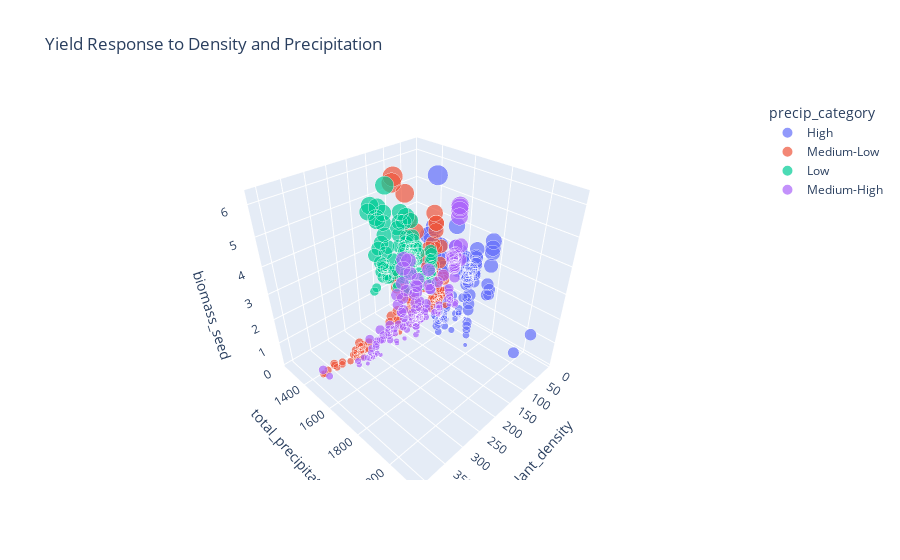

The notebook cell this image was saved under:
### Markdown cell above
Sweet‐spot in the bottom‐middle of the grid: The highest mean yield (≈ 5.5 kg/ha) occurs where density quantile 9 (≈ 192–258 plants/unit) intersects GDD quantile 5 (≈ 1631–2242 °C·days). A second strong peak (~4.96 kg/ha) sits at density 9 × GDD 4.

Low GDD cripples yield regardless of density: For the first two GDD bins (< 1434 °C·days), yields never exceed ~2.8 kg/ha—even at very high densities—showing that without enough heat accumulation, plants can’t capitalize on crowding.

Diminishing returns at extreme densities under low GDD: In the highest density bin (10), yields drop back into the 2–4 kg/ha range at low-to-mid GDD, underscoring that over‐crowding without adequate growing degree accumulation backfires.

Each cell’s color (and the overlaid number) shows the average biomass_seed yield for all trials whose density and GDD both fall into that cell’s quantile ranges.

**Implication to ml:
Incorporate plant_density × GDD (or a 2D spline) so the model learns that both a minimum heat threshold (~1400 °C·days) and high density (~200 plants/unit) are jointly required for top yields.**

### Code cell
# Create precipitation categories
df['precip_category'] = pd.qcut(df['total_precipitation'], q=4, 
                               labels=['Low', 'Medium-Low', 'Medium-High', 'High'])

# Create an interactive 3D scatter plot
fig = px.scatter_3d(df,
                    x='plant_density',
                    y='total_precipitation',
                    z='biomass_seed',
                    color='precip_category',
                    size='biomass_seed',
                    opacity=0.7,
                    title='Yield Response to Density and Precipitation')

fig.show()

### Figure 1 — Plotly figure (JSON) as saved in the notebook; plotly's stock layout.template omitted (floating-point values rounded to 4 significant figures; data arrays with more than 128 entries replaced by an {"elided": "..."} marker saying what was removed)
{"data": [{"hovertemplate": "precip_category=High<br>plant_density=%{x}<br>total_precipitation=%{y}<br>biomass_seed=%{marker.size}<extra></extra>", "legendgroup": "High", "marker": {"color": "#636efa", "opacity": 0.7, "size": [1.3, 3.4, 2.821, 2.949, 2.275, 4.019, 2.926, 3.525, 3.001, 3.101, 2.866, 3.486, 2.742, 4.355, 1.307, 6.221, 2.738, 4.357, 4.172, 2.753, 3.353, 4.126, 2.289, 4.553, 3.023, 3.579, 2.592, 4.004, 2.106, 1.161, 2.694, 1.214, 2.157, 1.212, 1.506, 1.32, 2.406, 1.264, 2.612, 1.276, 2.53, 1.257, 2.279, 1.606, 2.291, 2.625, 2.441, 1.627, 2.679, 3.14, 2.646, 1.096, 2.305, 2.118, 2.715, 1.887, 2.074, 3.084, 2.368, 1.982, 1.411, 3.788, 2.43, 1.536, 2.05, 2.895, 3.319, 0.7848, 2.285, 1.118, 1.969, 1.453, 3.041, 1.132, 2.977, 0.7206, 2.289, 1.692, 2.818, 1.249, 2.391, 1.59, 2.711, 1.743, 2.732, 1.051, 1.34, 0.8867, 1.802, 0.1025, 1.433, 0.5125, 1.72, 0.695, 1.732, 0.65, 2.07, 0.1825, 1.708, 0.755, 1.475, 0.726, 0.2828, 3.637, 2.113, 2.145, 1.33, 2.426, 1.17, 3.807, 0.988, 3.135, 2.475, 1.924, 1.854, 1.983, 0.746, 4.069, 0.6078, 2.575, 1.94, 2.122], "sizemode": "area", "sizeref": 0.01555, "symbol": "circle"}, "mode": "markers", "name": "High", "scene": "scene", "showlegend": true, "type": "scatter3d", "x": [33.0, 54.0, 34.56, 109.2, 33.78, 117.7, 32.83, 112.7, 31.25, 105.9, 35.2, 117.1, 38.8, 132.7, 44.09, 108.9, 41.45, 126.5, 42.33, 106.3, 41.45, 123.5, 30.86, 115.5, 32.19, 115.1, 44.09, 112.9, 34.75, 117.3, 28.69, 137.3, 38.75, 118.8, 39.67, 120.4, 38.75, 120.9, 27.21, 128.1, 35.44, 133.2, 43.21, 139.9, 31.78, 144.5, 44.47, 134.8, 37.27, 138.4, 30.18, 134.8, 26.52, 155.9, 44.24, 139.4, 43.55, 162.0, 41.04, 126.0, 35.67, 169.2, 45.95, 142.5, 35.86, 155.3, 12.32, 112.1, 14.06, 114.2, 14.06, 121.9, 14.29, 117.8, 12.8, 133.7, 13.03, 137.3, 14.29, 133.7, 14.63, 144.5, 11.89, 140.9, 13.19, 140.4, 93.0, 45.0, 93.0, 18.0, 93.0, 57.0, 93.0, 45.0, 93.0, 45.0, 93.0, 18.0, 93.0, 57.0, 93.0, 45.0, 99.0, 30.0, 99.0, 27.0, 99.0, 36.0, 99.0, 30.0, 99.0, 30.0, 99.0, 27.0, 99.0, 36.0, 99.0, 30.0, 101.0, 56.5, 146.8, 91.25], "y": [1643.0, 1643.0, 1637.0, 1637.0, 1637.0, 1637.0, 1637.0, 1637.0, 1637.0, 1637.0, 1637.0, 1637.0, 1592.0, 1592.0, 1592.0, 1592.0, 1592.0, 1592.0, 1592.0, 1592.0, 1592.0, 1592.0, 1592.0, 1592.0, 1592.0, 1592.0, 1592.0, 1592.0, 1675.0, 1675.0, 1675.0, 1675.0, 1675.0, 1675.0, 1675.0, 1675.0, 1675.0, 1675.0, 1675.0, 1675.0, 1675.0, 1675.0, 1675.0, 1675.0, 1675.0, 1675.0, 1675.0, 1675.0, 1675.0, 1675.0, 1675.0, 1675.0, 1675.0, 1675.0, 1675.0, 1675.0, 1675.0, 1675.0, 1675.0, 1675.0, 1675.0, 1675.0, 1675.0, 1675.0, 1675.0, 1675.0, 1675.0, 1675.0, 1675.0, 1675.0, 1675.0, 1675.0, 1675.0, 1675.0, 1675.0, 1675.0, 1675.0, 1675.0, 1675.0, 1675.0, 1675.0, 1675.0, 1675.0, 1675.0, 1675.0, 1675.0, 1642.0, 1642.0, 1642.0, 1642.0, 1642.0, 1642.0, 1642.0, 1642.0, 1642.0, 1642.0, 1642.0, 1642.0, 1642.0, 1642.0, 1642.0, 1642.0, 1792.0, 1792.0, 1792.0, 1792.0, 1792.0, 1792.0, 1792.0, 1792.0, 1792.0, 1792.0, 1792.0, 1792.0, 1792.0, 1792.0, 1792.0, 1792.0, 1700.0, 1700.0, 2124.0, 2124.0], "z": [1.3, 3.4, 2.821, 2.949, 2.275, 4.019, 2.926, 3.525, 3.001, 3.101, 2.866, 3.486, 2.742, 4.355, 1.307, 6.221, 2.738, 4.357, 4.172, 2.753, 3.353, 4.126, 2.289, 4.553, 3.023, 3.579, 2.592, 4.004, 2.106, 1.161, 2.694, 1.214, 2.157, 1.212, 1.506, 1.32, 2.406, 1.264, 2.612, 1.276, 2.53, 1.257, 2.279, 1.606, 2.291, 2.625, 2.441, 1.627, 2.679, 3.14, 2.646, 1.096, 2.305, 2.118, 2.715, 1.887, 2.074, 3.084, 2.368, 1.982, 1.411, 3.788, 2.43, 1.536, 2.05, 2.895, 3.319, 0.7848, 2.285, 1.118, 1.969, 1.453, 3.041, 1.132, 2.977, 0.7206, 2.289, 1.692, 2.818, 1.249, 2.391, 1.59, 2.711, 1.743, 2.732, 1.051, 1.34, 0.8867, 1.802, 0.1025, 1.433, 0.5125, 1.72, 0.695, 1.732, 0.65, 2.07, 0.1825, 1.708, 0.755, 1.475, 0.726, 0.2828, 3.637, 2.113, 2.145, 1.33, 2.426, 1.17, 3.807, 0.988, 3.135, 2.475, 1.924, 1.854, 1.983, 0.746, 4.069, 0.6078, 2.575, 1.94, 2.122]}, {"hovertemplate": "precip_category=Medium-Low<br>plant_density=%{x}<br>total_precipitation=%{y}<br>biomass_seed=%{marker.size}<extra></extra>", "legendgroup": "Medium-Low", "marker": {"color": "#EF553B", "opacity": 0.7, "size": {"elided": "130 float values"}, "sizemode": "area", "sizeref": 0.01555, "symbol": "circle"}, "mode": "markers", "name": "Medium-Low", "scene": "scene", "showlegend": true, "type": "scatter3d", "x": {"elided": "130 float values"}, "y": {"elided": "130 float values"}, "z": {"elided": "130 float values"}}, {"hovertemplate": "precip_category=Low<br>plant_density=%{x}<br>total_precipitation=%{y}<br>biomass_seed=%{marker.size}<extra></extra>", "legendgroup": "Low", "marker": {"color": "#00cc96", "opacity": 0.7, "size": {"elided": "136 float values"}, "sizemode": "area", "sizeref": 0.01555, "symbol": "circle"}, "mode": "markers", "name": "Low", "scene": "scene", "showlegend": true, "type": "scatter3d", "x": {"elided": "136 float values"}, "y": {"elided": "136 float values"}, "z": {"elided": "136 float values"}}, {"hovertemplate": "precip_category=Medium-High<br>plant_density=%{x}<br>total_precipitation=%{y}<br>biomass_seed=%{marker.size}<extra></extra>", "legendgroup": "Medium-High", "marker": {"color": "#ab63fa", "opacity": 0.7, "size": {"elided": "138 float values"}, "sizemode": "area", "sizeref": 0.01555, "symbol": "circle"}, "mode": "markers", "name": "Medium-High", "scene": "scene", "showlegend": true, "type": "scatter3d", "x": {"elided": "138 float values"}, "y": {"elided": "138 float values"}, "z": {"elided": "138 float values"}}], "layout": {"legend": {"itemsizing": "constant", "title": {"text": "precip_category"}, "tracegroupgap": 0}, "scene": {"domain": {"x": [0, 1], "y": [0, 1]}, "xaxis": {"title": {"text": "plant_density"}}, "yaxis": {"title": {"text": "total_precipitation"}}, "zaxis": {"title": {"text": "biomass_seed"}}}, "title": {"text": "Yield Response to Density and Precipitation"}}}
